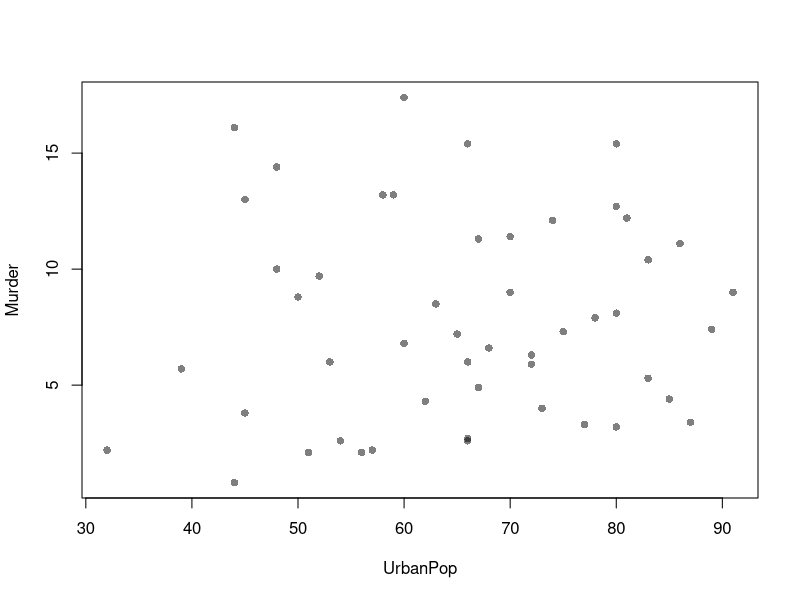
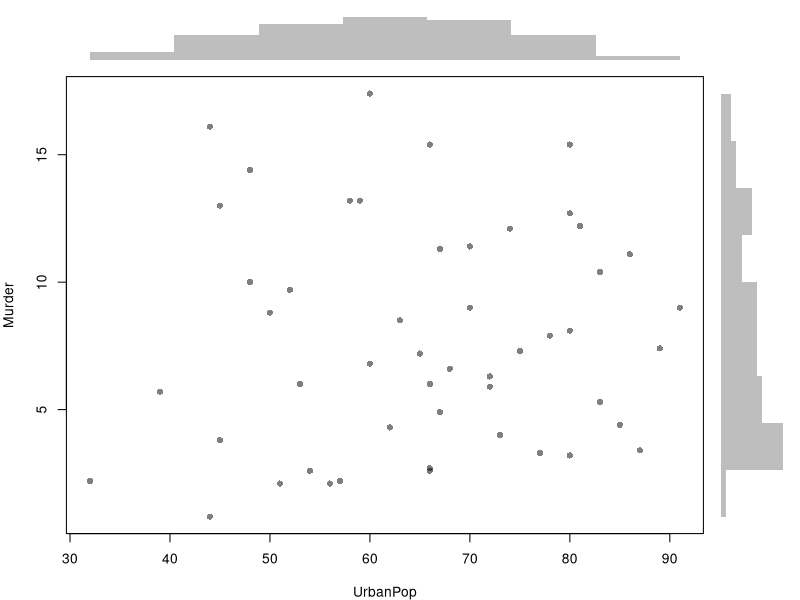
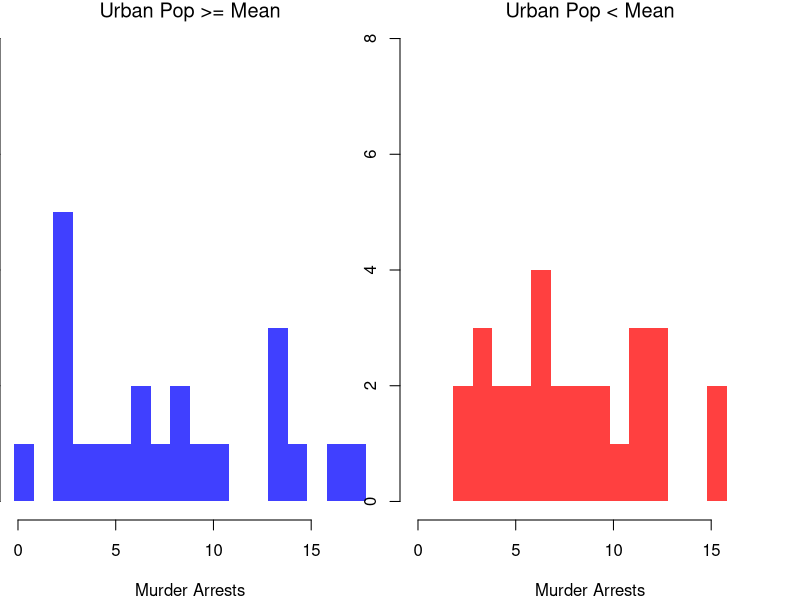
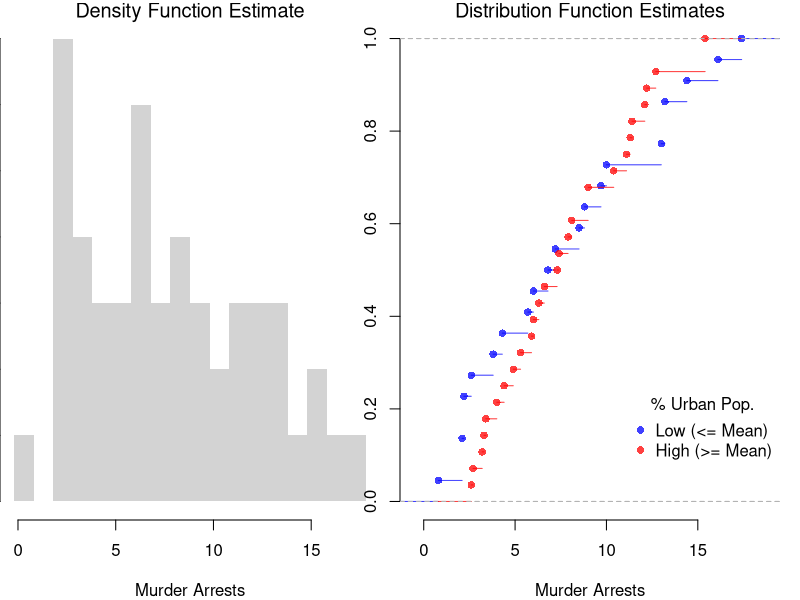
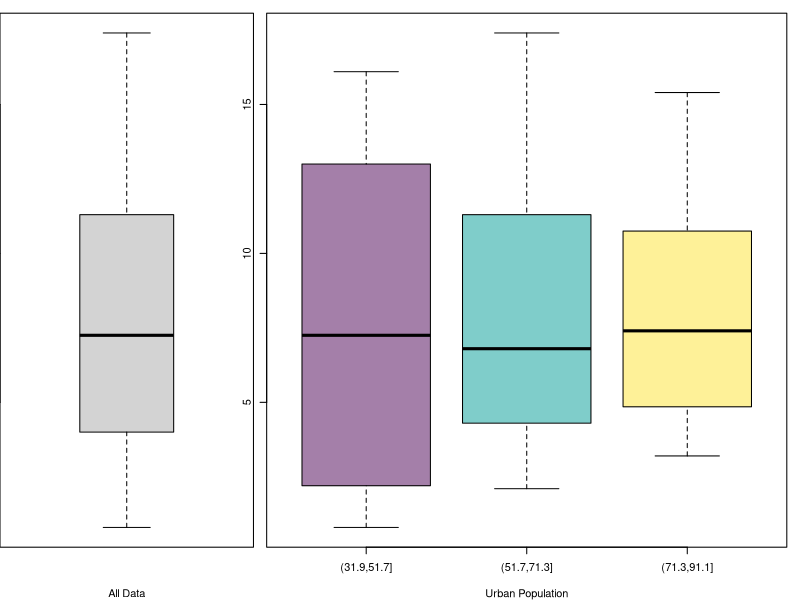
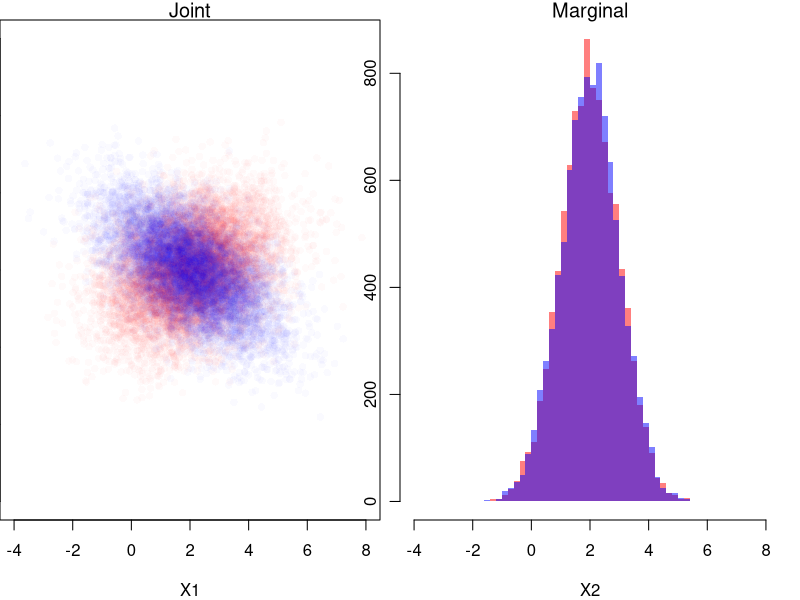

Source code (R) for these figures, in order:
## ---- chunk 1
# Bivariate Data from USArrests
xy <- USArrests[,c('Murder','UrbanPop')]
xy[1,]
## ---- chunk 2
plot(Murder~UrbanPop, USArrests, pch=16, col=grey(0.,.5))
## ---- chunk 3
# Setup Plot
layout( matrix(c(2,0,1,3), ncol=2, byrow=TRUE),
    widths=c(9/10,1/10), heights=c(1/10,9/10))

# Scatterplot
par(mar=c(4,4,1,1))
plot(Murder~UrbanPop, USArrests, pch=16, col=rgb(0,0,0,.5))

# Add Marginals
par(mar=c(0,4,1,1))
xhist <- hist(USArrests[,'UrbanPop'], plot=FALSE)
barplot(xhist[['counts']], axes=FALSE, space=0, border=NA)

par(mar=c(4,0,1,1))
yhist <- hist(USArrests[,'Murder'], plot=FALSE)
barplot(yhist[['counts']], axes=FALSE, space=0, horiz=TRUE, border=NA)
## ---- chunk 4
# Tailored Histogram 
ylim <- c(0,8)
xbks <-  seq(min(USArrests[,'Murder'])-1, max(USArrests[,'Murder'])+1, by=1)

# Also show more information
# Split Data by Urban Population above/below mean
pop_mean <- mean(USArrests[,'UrbanPop'])
pop_cut <- USArrests[,'UrbanPop']< pop_mean
murder_lowpop <- USArrests[pop_cut,'Murder']
murder_highpop <- USArrests[!pop_cut,'Murder']
cols <- c(low=rgb(0,0,1,.75), high=rgb(1,0,0,.75))

par(mfrow=c(1,2))
hist(murder_lowpop,
    breaks=xbks, col=cols[1],
    main='Urban Pop >= Mean', font.main=1,
    xlab='Murder Arrests',
    border=NA, ylim=ylim)

hist(murder_highpop,
    breaks=xbks, col=cols[2],
    main='Urban Pop < Mean', font.main=1,
    xlab='Murder Arrests',
    border=NA, ylim=ylim)
## ---- chunk 5
par(mfrow=c(1,2))
# Full Sample Density
hist(USArrests[,'Murder'], 
    main='Density Function Estimate', font.main=1,
    xlab='Murder Arrests',
    breaks=xbks, freq=F, border=NA)

# Split Sample Distribution Comparison
F_lowpop <- ecdf(murder_lowpop)
plot(F_lowpop, col=cols[1],
    pch=16, xlab='Murder Arrests',
    main='Distribution Function Estimates',
    font.main=1, bty='n')
F_highpop <- ecdf(murder_highpop)
plot(F_highpop, add=T, col=cols[2], pch=16)

legend('bottomright', col=cols,
    pch=16, bty='n', inset=c(0,.1),
    title='% Urban Pop.',
    legend=c('Low (<= Mean)','High (>= Mean)'))
## ---- chunk 6
# Simple Interactive Scatter Plot
# plot(Assault~UrbanPop, USArrests, col=grey(0,.5), pch=16,
#    cex=USArrests[,'Murder']/diff(range(USArrests[,'Murder']))*2,
#    main='US Murder arrests (per 100,000)')
## ---- chunk 7
layout( t(c(1,2,2)))
boxplot(USArrests[,'Murder'], main='',
    xlab='All Data', ylab='Murder Arrests')

# K Groups with even spacing
K <- 3
USArrests[,'UrbanPop_Kcut'] <- cut(USArrests[,'UrbanPop'],K)
Kcols <- hcl.colors(K,alpha=.5)
boxplot(Murder~UrbanPop_Kcut, USArrests,
    main='', col=Kcols,
    xlab='Urban Population', ylab='')

# 4 Groups with equal numbers of observations
#Qcuts <- c(
#    '0%'=min(USArrests[,'UrbanPop'])-10*.Machine[['double.eps']],
#    quantile(USArrests[,'UrbanPop'], probs=c(.25,.5,.75,1)))
#USArrests[,'UrbanPop']_cut <- cut(USArrests[,'UrbanPop'], Qcuts)
#boxplot(Murder~UrbanPop_cut, USArrests, col=hcl.colors(4,alpha=.5))
## ---- chunk 8
# Create a 2x2 matrix for the joint distribution.
# Rows correspond to X1 (coin 1), and columns correspond to X2 (coin 2).
P_fair <- matrix(1/4, nrow = 2, ncol = 2)
rownames(P_fair) <- c("X1=0", "X1=1")
colnames(P_fair) <- c("X2=0", "X2=1")
P_fair

# Compute the marginal distributions.
# Marginal for X1: sum across columns.
P_X1 <- rowSums(P_fair)
P_X1
# Marginal for X2: sum across rows.
P_X2 <- colSums(P_fair)
P_X2

# Compute the conditional probabilities Prob(X2 | X1).
cond_X2_given_X1 <- matrix(0, nrow = 2, ncol = 2)
for (j in 1:2) {
  cond_X2_given_X1[, j] <- P_fair[, j] / P_X1[j]
}
rownames(cond_X2_given_X1) <- c("X2=0", "X2=1")
colnames(cond_X2_given_X1) <- c("given X1=0", "given X1=1")
cond_X2_given_X1
## ---- chunk 9
# Create the joint distribution matrix for the unfair coin case.
P_unfair <- matrix(c(0.5, 0, 0, 0.5), nrow = 2, ncol = 2, byrow = TRUE)
rownames(P_unfair) <- c("X1=0", "X1=1")
colnames(P_unfair) <- c("X2=0", "X2=1")
P_unfair

# Compute the marginal distribution for X2 in the unfair case.
P_X2_unfair <- colSums(P_unfair)
P_X1_unfair <- rowSums(P_unfair)

# Compute the conditional probabilities Prob(X1 | X2) for the unfair coin.
cond_X2_given_X1_unfair <- matrix(NA, nrow = 2, ncol = 2)
for (j in 1:2) {
  if (P_X1_unfair[j] > 0) {
    cond_X2_given_X1_unfair[, j] <- P_unfair[, j] / P_X1_unfair[j]
  }
}
rownames(cond_X2_given_X1_unfair) <- c("X2=0", "X2=1")
colnames(cond_X2_given_X1_unfair) <- c("given X1=0", "given X1=1")
cond_X2_given_X1_unfair
## ---- chunk 10
# Simulate Bivariate Data
N <- 10000
Mu <- c(2,2) ## Means

Sigma1 <- matrix(c(2,-.8,-.8,1),2,2) ## CoVariance Matrix
MVdat1 <- mvtnorm::rmvnorm(N, Mu, Sigma1)

Sigma2 <- matrix(c(2,.4,.4,1),2,2) ## CoVariance Matrix
MVdat2 <- mvtnorm::rmvnorm(N, Mu, Sigma2)

par(mfrow=c(1,2))
## Different diagonals
plot(MVdat2, col=rgb(1,0,0,0.02), pch=16,
    main='Joint', font.main=1,
    ylim=c(-4,8), xlim=c(-4,8), xlab='X1', ylab='X2')
points(MVdat1,col=rgb(0,0,1,0.02),pch=16)
## Same marginal distributions
xbks <- seq(-4,8,by=.2)
hist(MVdat2[,2], col=rgb(1,0,0,0.5),
    breaks=xbks, border=NA, xlab='X2',
    main='Marginal', font.main=1)
hist(MVdat1[,2], col=rgb(0,0,1,0.5),
    add=T, breaks=xbks, border=NA)
## ---- chunk 11
# Verify Bayes' theorem for the unfair coin case:
# Compute Prob(X1=1 | X2=1) using the formula:
#   Prob(X1=1 | X2=1) = [Prob(X2=1 | X1=1) * Prob(X1=1)] / Prob(X2=1)

P_X1_1 <- 0.5
P_X2_1_given_X1_1 <- 1  # Since coin 2 copies coin 1.
P_X2_1 <- P_X2_unfair["X2=1"]

bayes_result <- (P_X2_1_given_X1_1 * P_X1_1) / P_X2_1
bayes_result
